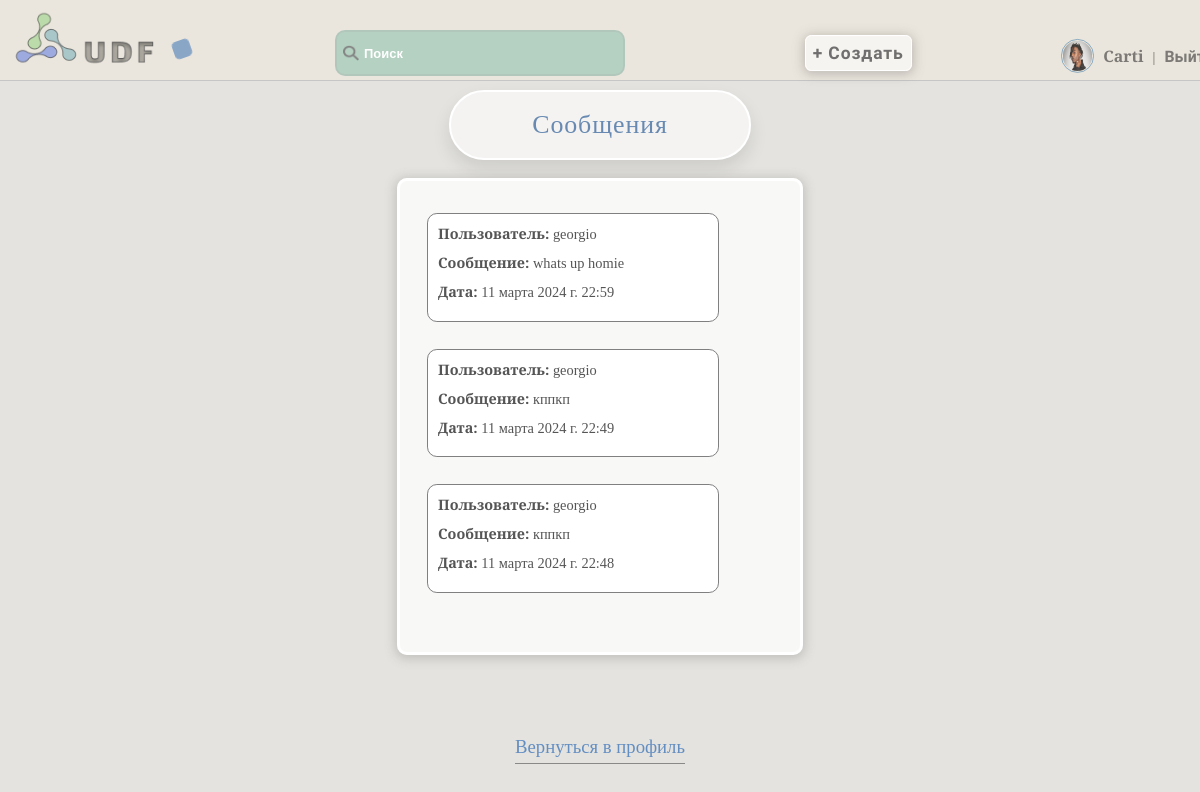
Page /accounts/inbox/ (signed in) on the earlier database version.
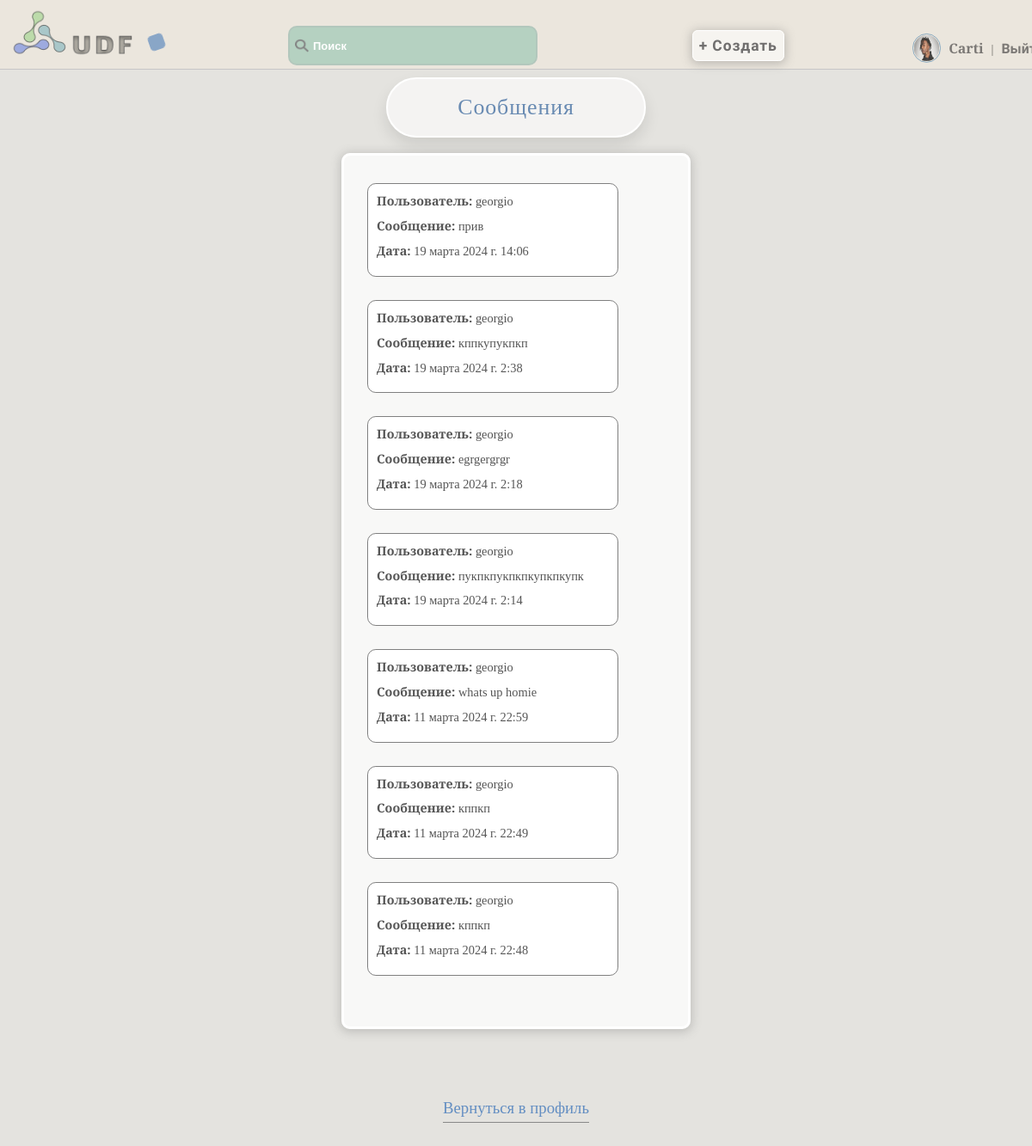
Same page on the later database version.
### accounts/models.py (models this page shows, shortened)
class User(AbstractUser):
    username = models.CharField(max_length=150, unique=True, verbose_name='Имя')
    password = models.CharField(max_length=128, null=False, blank=False, verbose_name='Пароль')
    bio = models.TextField(blank=True, verbose_name='Биография')
    country = models.CharField(max_length=50, blank=True, verbose_name='Страна')
    city = models.CharField(max_length=50, blank=True, verbose_name='Город')
    is_online = models.BooleanField(default=False, verbose_name='Статус')
    occupation = models.CharField(max_length=50, blank=True, verbose_name='Род деятельности')
    avatar = models.ImageField(upload_to='avatars', blank=True, verbose_name='Аватар')
    date_joined = models.DateTimeField(auto_now_add=True, verbose_name='Дата')
    email = models.EmailField(unique=True)
    gender_choices = [
        ('M', 'Мужской'),
        ('F', 'Женский'),
    ]
    gender = models.CharField(max_length=1, choices=gender_choices, blank=True, verbose_name='Пол')
    age = models.IntegerField(blank=True, null=True, verbose_name='Возраст')
    last_login = models.DateTimeField(default=timezone.now)
    groups = None
    user_permissions = None
    def is_online(self):
        return (timezone.now() - self.last_login).seconds < 3600

class Message(models.Model):
    sender = models.ForeignKey(User, related_name='sent_messages', on_delete=models.CASCADE)
    recipient = models.ForeignKey(User, related_name='received_messages', on_delete=models.CASCADE)
    content = models.TextField()
    timestamp = models.DateTimeField(auto_now_add=True)
    is_read = models.BooleanField(default=False)

### accounts/views.py (the view)
# urls.py: path('inbox/', inbox, name='inbox'),
@login_required
def inbox(request):
    unread_messages = Message.objects.filter(recipient=request.user, is_read=False)
    for message in unread_messages:
        message.is_read = True
        message.save()
    messages = Message.objects.filter(recipient=request.user).order_by('-timestamp')
    return render(request, 'messages/inbox.html', {'messages': messages})

### accounts/templates/messages/inbox.html
{% extends 'core/base.html' %}
{% block content %}
  <h1>Сообщения</h1>
  <div class="inbox-message">
  {% if messages %}
    <ul>
      {% for message in messages %}
        <li>
          <strong>Пользователь:</strong> {{ message.sender.username }}<br>
          <strong>Сообщение:</strong> {{ message.content }}<br>
          <strong>Дата:</strong> {{ message.timestamp }}
        </li>
      {% endfor %}
    </ul>
  {% else %}
    <p>Сообщений нет</p>
  {% endif %}
</div>
<a class="back-profile" href="{% url 'bio_view' %}">Вернуться в профиль</a>
{% endblock %}

### core/templates/core/base.html (shortened to what this page needs)
<!DOCTYPE html>
{% load static %}
<html lang="en">
<head>
    <link rel="stylesheet" href="{% static 'css/style.css' %}">
    <link rel="stylesheet" href="{% static 'css/media_window.css' %}">
</head>
<body class="loaded">
<div class="menu">
    <div class="wrap">
        <div class="logo" id="logo_animated">
            <a class="logo-menu" href="{% url 'base_with_articles' %}"><img src="{% static 'images/logo.png' %}" alt="logo"></a>
        </div>
        <div class="shape"></div>
        <ul>
            <li>
                <label class="search-icon">
                    <img src="{% static 'images/search.png' %}" alt="Search">
                </label>
                <input class="search-input" type="text" placeholder="Поиск" id="search-input">
            </li>
            <li>
                <a class="add-button" href="{% url 'add_article' %}">
                    <button class="animated_bt" type="button">+ Создать</button>
                </a>
            </li>
            {% if user.is_authenticated %}
            {% if not is_public_profile %}
            <li>
                {% if user.avatar %}
                 <img class="menu-avatar" src="{{ user.avatar.url }}" alt="{{ user.username }} Avatar">
                 {% else %}
                 <img class="menu-avatar" src="{% static 'images/standart_img.png' %}" alt="Default Avatar">
                {% endif %}
                <a  style="font-family:Spectral SC,serif;" href="{% url 'user_profile' %}">{{ user.username }}</a> | <a  href="{% url 'logout' %}">Выйти</a>
            </li>
            {% endif %}
            {% endif %}
        </ul>
    </div>
</div>
<div class="container">
    <div class="wrap">
        {% block content %}{% endblock %}
    </div>
</body>
</html>

### core/static/css/style.css (style rules this page uses)
body { margin: 0; padding: 0; background: rgba(93, 82, 57, 0.16); zoom: 0.9; height: 100vh; opacity: 0; }
.menu .wrap { display: flex; position: fixed; z-index: 1000; flex-wrap: nowrap; width: 100%; justify-content: space-between; align-items: center; border-bottom: 2px solid rgb(199, 198, 198); padding: 11px; background: rgba(236, 231, 221, 0.93); }
.menu .logo-menu, .menu ul { display: inline-block; vertical-align: middle; }
.menu ul { flex-grow: 1; display: flex; list-style: none; padding: 0; margin: 0; align-items: baseline; justify-content: space-evenly; }
.menu ul li:last-child { margin-right: 0; position: relative; left: 11%; top: 16px; }
.menu ul li:first-child { margin-right: 0; position: relative; left: 1%; top: 11px; }
.menu ul li:nth-child(2) { margin-right: 0; position: relative; left: 7%; top: 12px; }
ul input { padding: 14px; border-radius: 11px; width: 290px; background: rgba(163, 201, 184, 0.74); color: #646363; margin-right: 11px; font-size: 1em; font-weight: bold; border: 3px solid rgba(171, 170, 170, 0.24); text-indent: 16px; transition: background-color ease-in-out 0.3s; }
.search-input::placeholder { color: #ffffff; font-size: 0.9em; }
ul button { padding: 8px; border-radius: 7px; background: rgba(255, 255, 255, 0.57); font-size: 1.1em; font-family: Play, serif; font-weight: bold; letter-spacing: 1px; box-shadow: 0 2px 12px 2px rgba(112, 110, 110, 0.36); color: rgba(82, 81, 81, 0.82); border: 1px solid rgb(255, 255, 255); transition: background-color ease-in-out 0.3s, color ease-in-out 0.3s; }
.menu ul li a { text-decoration: none; color: rgba(65, 64, 64, 0.66); font-weight: bold; font-size: 1.1em; font-family: Play, serif; padding: 6px; transition: color ease-in-out 0.3s; }
.search-icon { position: relative; left:10%; top: 3px; padding:7px; }
.logo-menu { opacity: 0.9; transition: opacity ease-in-out 0.3s; overflow: hidden; }
ul { list-style: none; font-family: Spectral SC, serif; font-weight: 300; color: rgba(59, 58, 53, 0.71); }
.container .wrap { display: flex; flex-direction: column; align-items: center; justify-content: center; }
label, #id_username { color: rgba(100, 100, 100, 0.7); font-weight: bold; font-family: Roboto Condensed, serif; }
.shape { background-color: rgba(113, 150, 194, 0.8); margin-top: 20px; transition: background-color 2.2s ease; animation: colorChange 3s infinite alternate ease-in-out; }
h1 { font-family: Spectral SC, serif; font-size: 1.8em; font-weight: 500; color: rgb(104, 138, 178); border: 3px solid rgb(255, 255, 255); box-shadow: 0 10px 20px rgba(0, 0, 0, 0.1); background-color: rgba(255, 255, 255, 0.6); }
h1,.span-welcome { box-sizing: border-box; text-align: center; padding: 20px 90px; border-radius: 50px; letter-spacing: 1px; }
.menu-avatar { width: 33px; height: 33px; padding: 1px; border-radius: 50%; border: 2px solid rgba(9, 90, 154, 0.53); opacity: 0.8; margin: 0 auto; transform: translateY(11px); }
h1 { margin: 100px auto 0; }
.inbox-message { padding: 20px 90px; background-color: rgba(255, 255, 255, 0.761); border-radius: 11px; margin: 20px; box-sizing: border-box; border: 4px solid white; box-shadow: 0 2px 12px 2px rgba(112, 110, 110, 0.306); }
.inbox-message ul { display: flex; flex-direction: column; margin-left: -100px; }
.inbox-message li { margin-bottom: 30px; padding: 11px; background-color:white; border: 1px solid gray; border-radius: 11px; width: 300px; font-family: Spectral SC, serif; color: rgba(42, 42, 42, 0.796); }
.inbox-message strong { margin-bottom: 11px; display: inline-block; word-break: break-word; }
.back-profile { text-decoration: none; color: rgb(99, 142, 194); border-bottom: 1px solid #898988; height: 30px; font-size: 1.3em; margin-top: 70px; }

Differences in the rows shown:
added Message: sender.username "georgio", content "прив", timestamp "19 марта 2024 г. 14:06"
added Message: sender.username "georgio", content "кппкупукпкп", timestamp "19 марта 2024 г. 2:38"
added Message: sender.username "georgio", content "egrgergrgr", timestamp "19 марта 2024 г. 2:18"
added Message: sender.username "georgio", content "пукпкпукпкпкупкпкупк", timestamp "19 марта 2024 г. 2:14"
